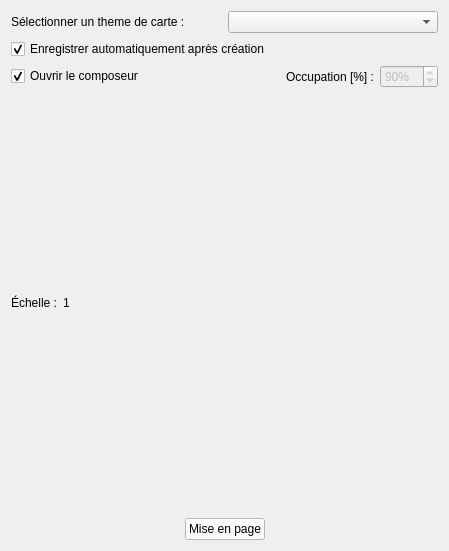
<?xml version="1.0" encoding="UTF-8"?>
<ui version="4.0">
 <class>none</class>
 <widget class="QWidget" name="none">
  <property name="geometry">
   <rect>
    <x>0</x>
    <y>0</y>
    <width>449</width>
    <height>551</height>
   </rect>
  </property>
  <property name="windowTitle">
   <string>Création de projet</string>
  </property>
  <layout class="QVBoxLayout" name="rootLayout">
   <item>
    <layout class="QHBoxLayout" name="projectLayout">
     <item>
      <widget class="QLabel" name="label_project">
       <property name="text">
        <string>Sélectionner un theme de carte :</string>
       </property>
      </widget>
     </item>
     <item>
      <widget class="QComboBox" name="comboBox_projects"/>
     </item>
    </layout>
   </item>
   <item>
    <layout class="QHBoxLayout" name="optionsLayout">
     <item>
      <widget class="QCheckBox" name="cb_save_project">
       <property name="text">
        <string>Enregistrer automatiquement après création</string>
       </property>
       <property name="checked">
        <bool>true</bool>
       </property>
      </widget>
     </item>
     <item>
      <spacer name="optionsSpacer">
       <property name="orientation">
        <enum>Qt::Horizontal</enum>
       </property>
       <property name="sizeHint" stdset="0">
        <size>
         <width>0</width>
         <height>0</height>
        </size>
       </property>
      </spacer>
     </item>
    </layout>
   </item>
   <item>
    <layout class="QHBoxLayout" name="optionsLayout">
     <item>
      <widget class="QCheckBox" name="cb_composeur">
       <property name="text">
        <string>Ouvrir le composeur</string>
       </property>
       <property name="checked">
        <bool>true</bool>
       </property>
      </widget>
     </item>
     <item>
      <spacer name="optionsSpacer">
       <property name="orientation">
        <enum>Qt::Horizontal</enum>
       </property>
       <property name="sizeHint" stdset="0">
        <size>
         <width>0</width>
         <height>0</height>
        </size>
       </property>
      </spacer>
     </item>
     <item>
      <widget class="QLabel" name="label_occup">
       <property name="toolTip">
        <string>Occupation des entitées sur la mise en page</string>
       </property>
       <property name="text">
        <string>Occupation [%] :</string>
       </property>
      </widget>
     </item>
     <item>
      <widget class="QgsDoubleSpinBox" name="dsb_occup">
       <property name="enabled">
        <bool>false</bool>
       </property>
       <property name="font">
        <font>
         <kerning>false</kerning>
        </font>
       </property>
       <property name="toolTip">
        <string>Occupation des entitées sur la mise en page</string>
       </property>
       <property name="suffix">
        <string>%</string>
       </property>
       <property name="decimals">
        <number>0</number>
       </property>
       <property name="singleStep">
        <double>5.000000000000000</double>
       </property>
       <property name="value">
        <double>90.000000000000000</double>
       </property>
      </widget>
     </item>
    </layout>
   </item>
   <item>
    <layout class="QHBoxLayout" name="scaleLayout">
     <item>
      <widget class="QLabel" name="scale">
       <property name="text">
        <string>Échelle :</string>
       </property>
      </widget>
     </item>
     <item>
      <widget class="QLabel" name="scaleBox">
       <property name="text">
        <string>1</string>
       </property>
      </widget>
     </item>
     <item>
      <spacer name="horizontalSpacer">
       <property name="orientation">
        <enum>Qt::Horizontal</enum>
       </property>
       <property name="sizeHint" stdset="0">
        <size>
         <width>0</width>
         <height>0</height>
        </size>
       </property>
      </spacer>
     </item>
    </layout>
   </item>
   <item>
    <layout class="QHBoxLayout" name="buttonsLayout">
     <item>
      <spacer name="buttonsSpacer">
       <property name="orientation">
        <enum>Qt::Horizontal</enum>
       </property>
       <property name="sizeHint" stdset="0">
        <size>
         <width>0</width>
         <height>0</height>
        </size>
       </property>
      </spacer>
     </item>
     <item>
      <widget class="QPushButton" name="layout">
       <property name="styleSheet">
        <string notr="true">background-color: rgb(249, 255, 248);</string>
       </property>
       <property name="text">
        <string>Mise en page</string>
       </property>
      </widget>
     </item>
     <item>
      <spacer name="horizontalSpacer_2">
       <property name="orientation">
        <enum>Qt::Horizontal</enum>
       </property>
       <property name="sizeHint" stdset="0">
        <size>
         <width>40</width>
         <height>20</height>
        </size>
       </property>
      </spacer>
     </item>
    </layout>
   </item>
  </layout>
 </widget>
 <customwidgets>
  <customwidget>
   <class>QgsDoubleSpinBox</class>
   <extends>QDoubleSpinBox</extends>
   <header>qgsdoublespinbox.h</header>
  </customwidget>
 </customwidgets>
 <resources/>
 <connections/>
</ui>
